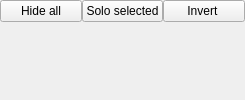
  <widget class="QDockWidget" name="dock_rois">
   <property name="sizePolicy">
    <sizepolicy hsizetype="Maximum" vsizetype="Maximum">
     <horstretch>1</horstretch>
     <verstretch>0</verstretch>
    </sizepolicy>
   </property>
   <property name="minimumSize">
    <size>
     <width>245</width>
     <height>81</height>
    </size>
   </property>
   <property name="windowTitle">
    <string>Analyzers</string>
   </property>
   <attribute name="dockWidgetArea">
    <number>1</number>
   </attribute>
   <widget class="QWidget" name="dockWidgetContents_2">
    <layout class="QVBoxLayout" name="verticalLayout_3">
     <property name="spacing">
      <number>0</number>
     </property>
     <property name="leftMargin">
      <number>0</number>
     </property>
     <property name="topMargin">
      <number>0</number>
     </property>
     <property name="rightMargin">
      <number>0</number>
     </property>
     <property name="bottomMargin">
      <number>0</number>
     </property>
     <item>
      <layout class="QHBoxLayout" name="horizontalLayout_2">
       <property name="spacing">
        <number>0</number>
       </property>
       <item>
        <widget class="QPushButton" name="pushButton_hideAllA">
         <property name="text">
          <string>Hide all</string>
         </property>
        </widget>
       </item>
       <item>
        <widget class="QPushButton" name="pushButton_soloA">
         <property name="text">
          <string>Solo selected</string>
         </property>
        </widget>
       </item>
       <item>
        <widget class="QPushButton" name="pushButton_invertA">
         <property name="text">
          <string>Invert </string>
         </property>
        </widget>
       </item>
      </layout>
     </item>
     <item>
      <widget class="RoiTree" name="tree_analyzers" native="true"/>
     </item>
    </layout>
   </widget>
  </widget>
